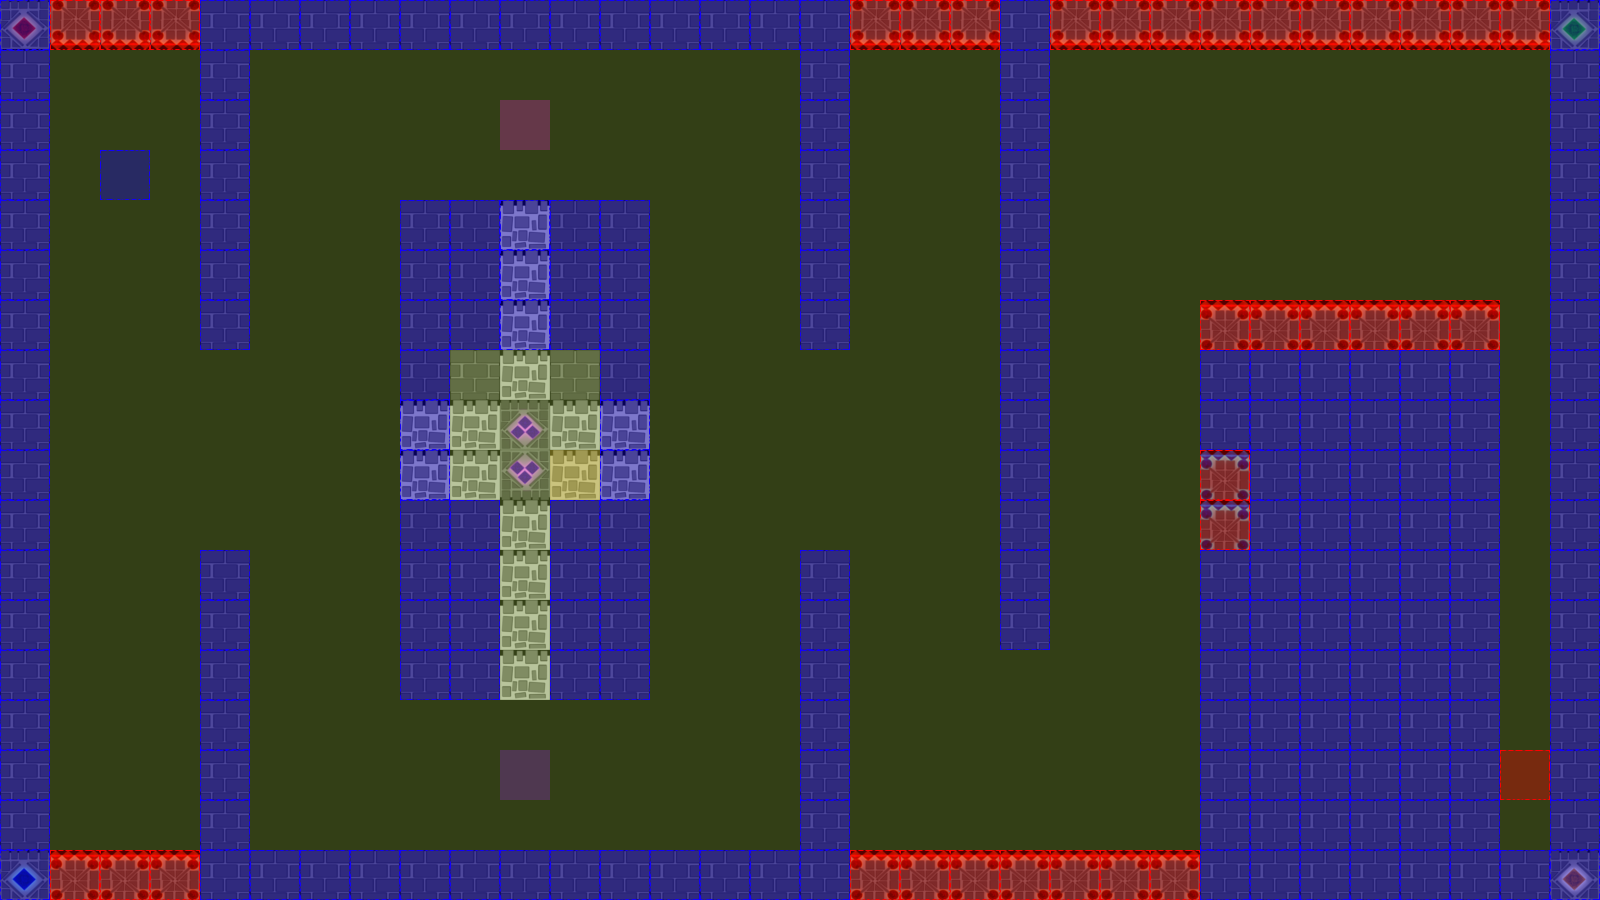

This game map was drawn from its Tiled (.tmx) file and the tilesets committed beside it. A one-line description and the trimmed map source follow:
An orthogonal 32x18 tile map with 50x50 px tiles, 3 tile layers (terrain, collision, event), 2 tilesets.

<map version="1.0" orientation="orthogonal" renderorder="left-up" width="32" height="18" tilewidth="50" tileheight="50" nextobjectid="3">
 <tileset firstgid="1" name="castleTile" tilewidth="50" tileheight="50" tilecount="36" columns="6">
  <image source="tiles/castleTile.png" width="300" height="300" />
 </tileset>
 <tileset firstgid="37" name="collisionTile" tilewidth="50" tileheight="50" tilecount="12" columns="3">
  <image source="tiles/collisionTile.png" width="150" height="200" />
 </tileset>
 <layer name="terrain" width="32" height="18">
  <data>[576 cells, 248 non-empty, 10 distinct tile ids]</data>
 </layer>
 <layer name="collision" width="32" height="18">
  <data>[576 cells, 576 non-empty, 3 distinct tile ids]</data>
 </layer>
 <layer name="event" width="32" height="18">
  <data>[576 cells, 5 non-empty, 5 distinct tile ids]</data>
 </layer>
</map>
